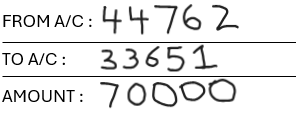
#> input picture new2.png, 296 x 117 px
$ jupyter execute --allow-errors code.ipynb
#> lines starting #> are read from the running program, lines starting #| are printed output that depends on the picture; after the words box and inside, x2 and y2 are one past the last pixel; in counts of white or black regions, pixels touching at a corner belong together
[cell 1]
#Need to make better reader of all in the file. i.e better than code1
import cv2
import numpy as np
from keras.datasets import mnist
from keras.layers import Dense, Flatten

from keras.layers import Conv2D

#from keras.layers.convolutional import Conv2D
from keras.models import Sequential
from keras.utils import to_categorical
import matplotlib.pyplot as plt

#> (a cell that did not finish here is left out)

[cell 3]
# [5 lines of commented-out code are left out]

#> (a cell that did not finish here is left out)

#> (a cell that did not finish here is left out)

#> (a cell that did not finish here is left out)

[cell 7]
from keras.layers import MaxPooling2D, Dropout
## Declare the model
#> (the rest of this cell did not finish here and is left out)

#> (a cell that did not finish here is left out)

#> (a cell that did not finish here is left out)

#> (a cell that did not finish here is left out)

[cell 11]
from PIL import Image
#imagesource = cv2.imread('new2.png')
imagesource = 'new2.png' # add location of file
img = Image.open(imagesource)
#> img is the input picture: PIL image 296x117 RGBA; mean R, G, B, A 232.6, 232.6, 232.6, 255

[cell 12]
# TO FIND FROM ACC NO - INPUT 1

left = 91
top = 0
right = 360
bottom = 42
image = img.crop((left, top, right, bottom))
image = np.array(image)
grey = cv2.cvtColor(image.copy(), cv2.COLOR_BGR2GRAY)
ret, thresh = cv2.threshold(grey.copy(), 75, 255, cv2.THRESH_BINARY_INV)
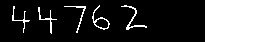
#> thresh: shape (42, 269); 27.4% white; 6 white regions
contours, hierarchy= cv2.findContours(thresh.copy(), cv2.RETR_EXTERNAL, cv2.CHAIN_APPROX_SIMPLE)
#> contours = 6 contours; box (x1, y1, x2, y2) and area: (205, 0, 269, 42) 2583, (92, 5, 110, 30) 136, (121, 5, 147, 30) 50, (38, 7, 57, 34) 30, (64, 6, 86, 33) 28, (12, 6, 30, 33) 20
preprocessed_digits = []


dup_img = image.copy()
def ret_x_centroid(contours):
    if cv2.contourArea(contours) > 10:
        cent_moment = cv2.moments(contours)
#> cent_moment = moments, m00 29.5, centre m10/m00, m01/m00 = (46.19, 20)
        return (int(cent_moment["m10"]/cent_moment["m00"]))
    else:
        pass

def identity_centroid(image,centroid):
    cent_moment = cv2.moments(centroid)
    centroid_x = int(cent_moment["m10"]/cent_moment["m00"])
    centroid_y = int(cent_moment["m01"]/cent_moment["m00"])
    cv2.circle(image,(centroid_x,centroid_y),10,(255,0,0),-1)
    return image

contours_from_l_to_r = sorted(contours,key = ret_x_centroid,reverse = False)
#> contours_from_l_to_r has the same summary as contours

for(i,c) in enumerate(contours_from_l_to_r):
    cv2.drawContours(dup_img,[c],-1,(0,0,255),3)
    cent_moment = cv2.moments(c)
    centroid_x = int(cent_moment["m10"]/cent_moment["m00"])
    centroid_y = int(cent_moment["m01"]/cent_moment["m00"])
    x,y,w,h = cv2.boundingRect(c)

    # Creating a rectangle around the digit in the original image (for displaying the digits fetched via contours)
    cv2.rectangle(image, (x,y), (x+w, y+h), color=(0, 255, 0), thickness=1)

    # Cropping out the digit from the image corresponding to the current contours in the for loop
    digit = thresh[y:y+h, x:x+w]

    # Resizing that digit to (18, 18)
    resized_digit = cv2.resize(digit, (18,18))

    # Padding the digit with 5 pixels of black color (zeros) in each side to finally produce the image of (28, 28)
    padded_digit = np.pad(resized_digit, ((5,5),(5,5)), "constant", constant_values=0)

    # Adding the preprocessed digit to the list of preprocessed digits
    preprocessed_digits.append(padded_digit)
#> this loop made 6 passes
#> (centroid_x, centroid_y, x, y, w, h) on passes 1 to 5: (19, 18, 12, 6, 18, 27), (46, 20, 38, 7, 19, 27), (80, 14, 64, 6, 22, 27), (101, 22, 92, 5, 18, 25), (132, 19, 121, 5, 26, 25)
#> (c, centroid_x, centroid_y, x, y, w, h) on pass 6: ([[205, 0], [205, 41], [268, 41], [268, 0]], 236, 20, 205, 0, 64, 42)
#> digit: shape (42, 64); every value is 255
#> dup_img: shape (42, 269, 4); mean R, G, B, A 160.5, 160.5, 207.8, 160.5
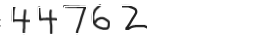
#> image: shape (42, 269, 4); mean R, G, B, A 172.5, 185.5, 172.5, 183.8; transparent parts drawn white
#> after the loop, preprocessed_digits = 6 items

[cell 13]
print("\n\n\n----------------Contoured Image--------------------")
plt.imshow(image, cmap="gray")
plt.show()

inp1 = np.array(preprocessed_digits)
inp2 = np.array(resized_digit)

[cell 14]
FromAcc = []

#> (the rest of this cell did not finish here and is left out)

#> (a cell that did not finish here is left out)

[cell 16]
#Simillary do it for 2 more as save it as From_AC and Amount
# TO FIND TO ACC NO - INPUT 2
img = Image.open(imagesource)
left = 65
top = 43
right = 360
bottom = 77
image = img.crop((left, top, right, bottom))
#> image: PIL image 295x34 RGBA
image = np.array(image)
grey = cv2.cvtColor(image.copy(), cv2.COLOR_BGR2GRAY)
#> grey: shape (34, 295)
ret, thresh = cv2.threshold(grey.copy(), 75, 255, cv2.THRESH_BINARY_INV)
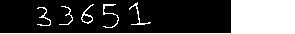
#> thresh: shape (34, 295); 27.3% white; 6 white regions
contours, hierarchy= cv2.findContours(thresh.copy(), cv2.RETR_EXTERNAL, cv2.CHAIN_APPROX_SIMPLE)
#> contours = 6 contours, 2 with area under 20; largest, box (x1, y1, x2, y2) and area: (0, 0, 295, 34) 2080, (81, 4, 94, 24) 86, (129, 2, 151, 25) 28, (103, 4, 119, 28) 27
preprocessed_digits = []


dup_img = image.copy()
def ret_x_centroid(contours):
    if cv2.contourArea(contours) > 10:
        cent_moment = cv2.moments(contours)
#> cent_moment = moments, m00 19, centre m10/m00, m01/m00 = (44.02, 15.77)
        return (int(cent_moment["m10"]/cent_moment["m00"]))
    else:
        pass

def identity_centroid(image,centroid):
    cent_moment = cv2.moments(centroid)
    centroid_x = int(cent_moment["m10"]/cent_moment["m00"])
    centroid_y = int(cent_moment["m01"]/cent_moment["m00"])
    cv2.circle(image,(centroid_x,centroid_y),10,(255,0,0),-1)
    return image

contours_from_l_to_r = sorted(contours,key = ret_x_centroid,reverse = False)
#> contours_from_l_to_r has the same summary as contours

for(i,c) in enumerate(contours_from_l_to_r):
    cv2.drawContours(dup_img,[c],-1,(0,0,255),3)
    cent_moment = cv2.moments(c)
    centroid_x = int(cent_moment["m10"]/cent_moment["m00"])
    centroid_y = int(cent_moment["m01"]/cent_moment["m00"])
    x,y,w,h = cv2.boundingRect(c)

    # Creating a rectangle around the digit in the original image (for displaying the digits fetched via contours)
    cv2.rectangle(image, (x,y), (x+w, y+h), color=(0, 255, 0), thickness=1)

    # Cropping out the digit from the image corresponding to the current contours in the for loop
    digit = thresh[y:y+h, x:x+w]

    # Resizing that digit to (18, 18)
    resized_digit = cv2.resize(digit, (18,18))

    # Padding the digit with 5 pixels of black color (zeros) in each side to finally produce the image of (28, 28)
    padded_digit = np.pad(resized_digit, ((5,5),(5,5)), "constant", constant_values=0)

    # Adding the preprocessed digit to the list of preprocessed digits
    preprocessed_digits.append(padded_digit)
#> this loop made 6 passes
#> (centroid_x, centroid_y, x, y, w, h) on passes 1 to 6: (44, 15, 37, 7, 14, 19), (68, 14, 59, 6, 14, 19), (86, 17, 81, 4, 13, 20), (108, 11, 103, 4, 16, 24), (137, 14, 129, 2, 22, 23), (262, 16, 0, 0, 295, 34)
#> pass 1, `padded_digit = np.pad(resized_digit, ((5,5),(5,5)), "constant", consta..`:
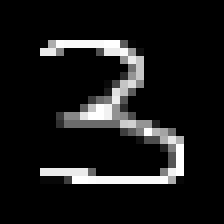
#> padded_digit: shape (28, 28) (shown 8 times larger); min 0, max 255, mean 24.6
#> after the loop:
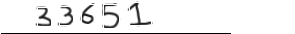
#> image: shape (34, 295, 4); mean R, G, B, A 166.8, 184.5, 166.8, 183.6; transparent parts drawn white

[cell 17]
print("\n\n\n----------------Contoured Image--------------------")
plt.imshow(image, cmap="gray")
plt.show()

inp1 = np.array(preprocessed_digits)
inp2 = np.array(resized_digit)

[cell 18]
ToAcc = []

#> (the rest of this cell did not finish here and is left out)

[cell 19]
#Simillary do it for 2 more as save it as From_AC and Amount
# TO FIND Amount - INPUT 3

left = 83
top = 76
right = 360
bottom = 200
image = img.crop((left, top, right, bottom))
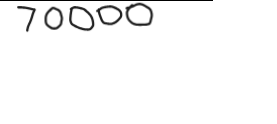
#> image: PIL image 277x124 RGBA; mean R, G, B, A 58.5, 58.5, 58.5, 64.8; transparent parts drawn white
image = np.array(image)
grey = cv2.cvtColor(image.copy(), cv2.COLOR_BGR2GRAY)
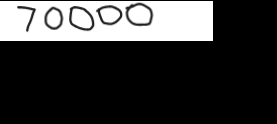
#> grey: shape (124, 277); min 0, max 255, mean 58.5
ret, thresh = cv2.threshold(grey.copy(), 75, 255, cv2.THRESH_BINARY_INV)
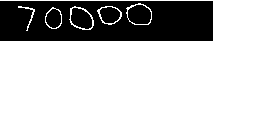
#> thresh: shape (124, 277); 76.5% white; 3 black regions
contours, hierarchy= cv2.findContours(thresh.copy(), cv2.RETR_EXTERNAL, cv2.CHAIN_APPROX_SIMPLE)
#> contours = 6 contours; box (x1, y1, x2, y2) and area: (0, 0, 277, 124) 25216, (126, 3, 152, 25) 424, (69, 6, 94, 30) 411, (97, 6, 122, 25) 319, (45, 7, 62, 29) 266, (18, 6, 35, 31) 27
preprocessed_digits = []


dup_img = image.copy()
def ret_x_centroid(contours):
    if cv2.contourArea(contours) > 10:
        cent_moment = cv2.moments(contours)
#> cent_moment = moments, m00 265.5, centre m10/m00, m01/m00 = (53.27, 18.1)
        return (int(cent_moment["m10"]/cent_moment["m00"]))
    else:
        pass

def identity_centroid(image,centroid):
    cent_moment = cv2.moments(centroid)
    centroid_x = int(cent_moment["m10"]/cent_moment["m00"])
    centroid_y = int(cent_moment["m01"]/cent_moment["m00"])
    cv2.circle(image,(centroid_x,centroid_y),10,(255,0,0),-1)
    return image

contours_from_l_to_r = sorted(contours,key = ret_x_centroid,reverse = False)
#> contours_from_l_to_r has the same summary as contours

for(i,c) in enumerate(contours_from_l_to_r):
    cv2.drawContours(dup_img,[c],-1,(0,0,255),3)
    cent_moment = cv2.moments(c)
    centroid_x = int(cent_moment["m10"]/cent_moment["m00"])
    centroid_y = int(cent_moment["m01"]/cent_moment["m00"])
    x,y,w,h = cv2.boundingRect(c)

    # Creating a rectangle around the digit in the original image (for displaying the digits fetched via contours)
    cv2.rectangle(image, (x,y), (x+w, y+h), color=(0, 255, 0), thickness=1)

    # Cropping out the digit from the image corresponding to the current contours in the for loop
    digit = thresh[y:y+h, x:x+w]

    # Resizing that digit to (18, 18)
    resized_digit = cv2.resize(digit, (18,18))

    # Padding the digit with 5 pixels of black color (zeros) in each side to finally produce the image of (28, 28)
    padded_digit = np.pad(resized_digit, ((5,5),(5,5)), "constant", constant_values=0)

    # Adding the preprocessed digit to the list of preprocessed digits
    preprocessed_digits.append(padded_digit)
#> this loop made 6 passes
#> (centroid_x, centroid_y, x, y, w, h) on passes 1 to 6: (28, 13, 18, 6, 17, 25), (53, 18, 45, 7, 17, 22), (80, 18, 69, 6, 25, 24), (109, 14, 97, 6, 25, 19), (138, 14, 126, 3, 26, 22), (148, 75, 0, 0, 277, 124)
#> pass 1, `padded_digit = np.pad(resized_digit, ((5,5),(5,5)), "constant", consta..`:
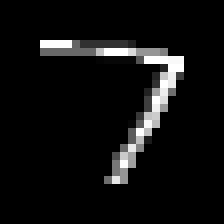
#> padded_digit: shape (28, 28) (shown 8 times larger); min 0, max 255, mean 16
#> after the loop: dup_img: shape (124, 277, 4); 14.48% of pixels changed, all inside (x1, y1, x2, y2) = (0, 0, 277, 124)
#> after the loop:
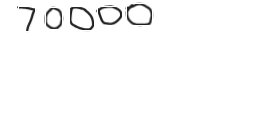
#> image: shape (124, 277, 4); 2.46% of pixels changed, all inside (x1, y1, x2, y2) = (0, 0, 277, 124); transparent parts drawn white

[cell 20]
Amount = []

#> (the rest of this cell did not finish here and is left out)

[cell 21]
#Now add transaction to transaction .csv
import pandas as pd
transaction = pd.read_csv("Transaction.csv")
#> (reads Transaction.csv from the repository)
name = pd.read_csv("AccName.csv")
#> (reads AccName.csv from the repository)
